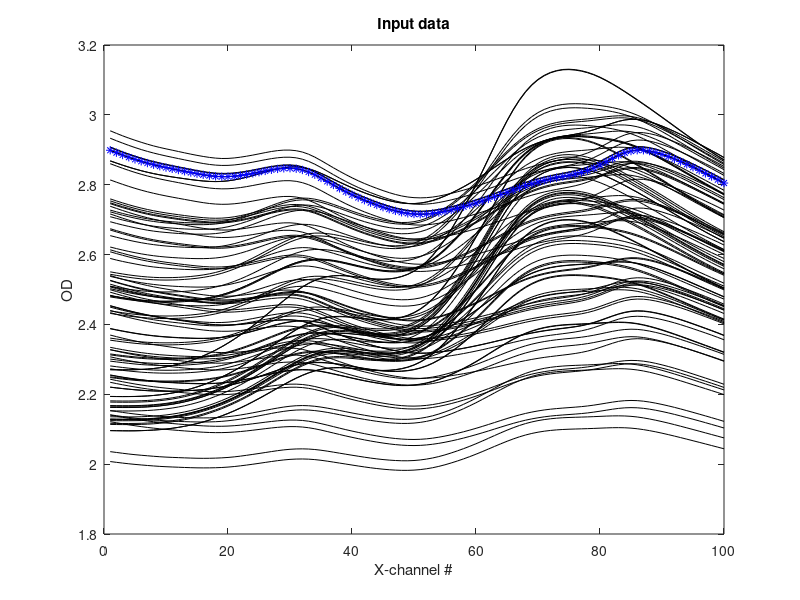

This chart was generated by the following MATLAB code:
% File EMSCMakeBadSpectra.m
% Purpose: Generate weights
clear all,close all
OutFileName='EMSC_BadSpectra'

load EMSC_Z
[nObj,nXVar]=size(Matrix);

Z=Matrix;
figure, plot(Z','k'), hold on
xlabel('X-channel #'),ylabel('OD'), Titl=['Input data'];title(Titl)
for i=1:nObj
    disp(['Object ',num2str(i),' = ',ObjLabels(i,:)])
end %for i
i=input('Give sample # for bad spectrum ')
GoodSpectrum=Z(i,:);
plot(GoodSpectrum,'b*')

ObjLabels=['Bad,i=',num2str(i)];

Matrix=GoodSpectrum;
OK=input(['Should this be saved to file ',OutFileName,' ? 1=OK '])
if OK==1
    txt=['save ', OutFileName,' Matrix ObjLabels VarLabels'];disp(txt)
    eval(txt)
end %if 
